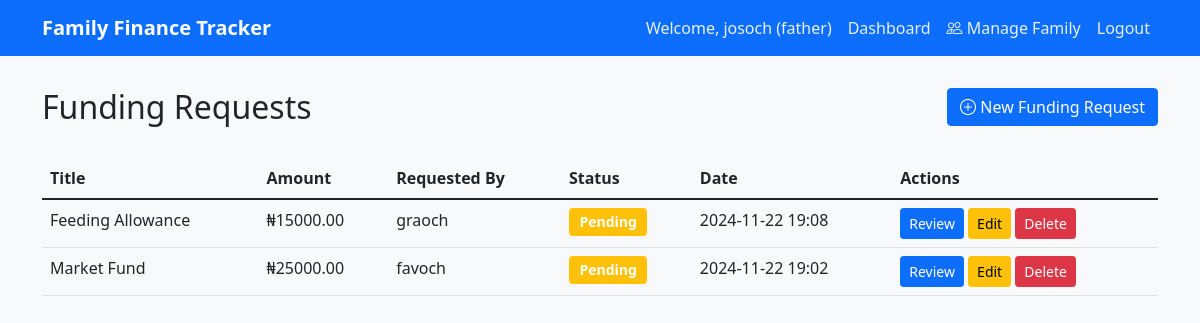
The page /funding_requests (signed in) on the database as committed earlier.
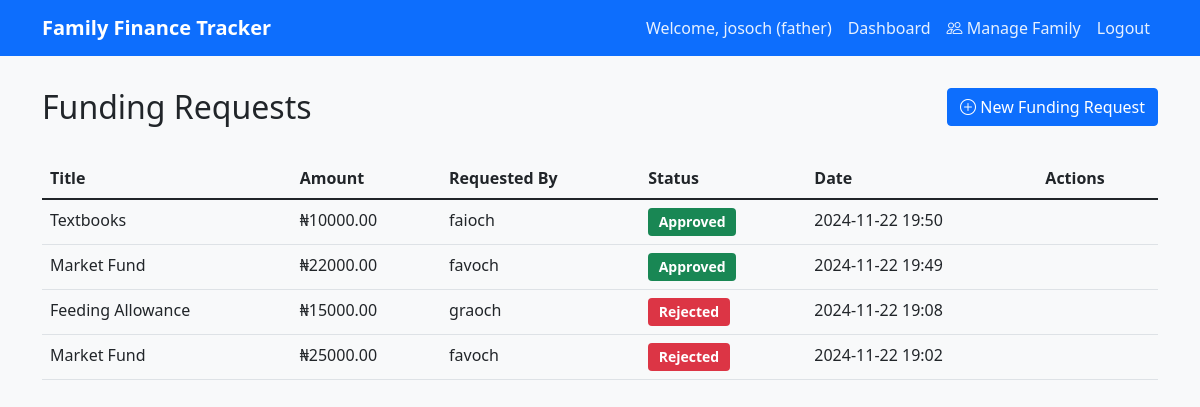
The same page on the database as committed later.
### app.py (models this page shows, shortened)
class User(db.Model, UserMixin):
    id = db.Column(db.Integer, primary_key=True)
    username = db.Column(db.String(80), unique=True, nullable=False)
    email = db.Column(db.String(120), unique=True, nullable=False)
    password_hash = db.Column(db.String(128))
    role = db.Column(db.String(20), nullable=False)
    balance = db.Column(db.Float, default=0.0)
    is_active = db.Column(db.Boolean, default=True)
    family_id = db.Column(db.Integer, db.ForeignKey('family.id'))
    created_at = db.Column(db.DateTime, default=datetime.utcnow)
    funding_requests = db.relationship('FundingRequest',
                                     foreign_keys='FundingRequest.requested_by',
                                     backref=db.backref('requester_ref', lazy=True),
                                     lazy=True)
    requests_approved = db.relationship('FundingRequest',
                                      foreign_keys='FundingRequest.approved_by',
                                      backref=db.backref('approver_ref', lazy=True),
                                      lazy=True)
    funding_request_balances = db.relationship('FundingRequestBalance',
                                             backref='user_ref',
                                             lazy=True)
    @property
    def password(self):
        raise AttributeError('password is not a readable attribute')

class FundingRequest(db.Model):
    id = db.Column(db.Integer, primary_key=True)
    title = db.Column(db.String(100), nullable=False)
    description = db.Column(db.Text)
    amount = db.Column(db.Float, nullable=False)
    status = db.Column(db.String(20), default='pending')  # pending, approved, rejected
    family_id = db.Column(db.Integer, db.ForeignKey('family.id'), nullable=False)
    requested_by = db.Column(db.Integer, db.ForeignKey('user.id'), nullable=False)
    approved_by = db.Column(db.Integer, db.ForeignKey('user.id'))
    approved_date = db.Column(db.DateTime)
    created_at = db.Column(db.DateTime, default=datetime.utcnow)
    updated_at = db.Column(db.DateTime, default=datetime.utcnow,
                          onupdate=db.text('CURRENT_TIMESTAMP'))
    requester = db.relationship('User', foreign_keys=[requested_by], backref='requests_created')
    approver = db.relationship('User', foreign_keys=[approved_by])  # Remove backref since it's defined in User model
    request_balances = db.relationship('FundingRequestBalance', backref='request', lazy=True)
    request_transactions = db.relationship('FundingRequestTransaction', backref='request', lazy=True)

### app.py (the view)
@app.route('/funding_requests')
@login_required
def funding_requests():
    requests = FundingRequest.query.filter_by(
        family_id=current_user.family_id
    ).order_by(FundingRequest.created_at.desc()).all()
    return render_template('funding_requests.html', requests=requests)

### app.py (called while the page is built)
@login_manager.user_loader
def load_user(user_id):
    return User.query.get(int(user_id))

### templates/funding_requests.html (shortened to what this page needs)
<!DOCTYPE html>
<html lang="en">
<head>
    <link href="https://cdn.jsdelivr.net/npm/bootstrap@5.1.3/dist/css/bootstrap.min.css" rel="stylesheet">
    <link rel="stylesheet" href="https://cdn.jsdelivr.net/npm/bootstrap-icons@1.7.2/font/bootstrap-icons.css">
    <link rel="stylesheet" href="{{ url_for('static', filename='style.css') }}">
</head>
<body>
    <nav class="navbar navbar-expand-lg navbar-dark bg-primary">
        <div class="container">
            <a class="navbar-brand" href="#">Family Finance Tracker</a>
            <div class="collapse navbar-collapse" id="navbarNav">
                <ul class="navbar-nav ms-auto">
                    <li class="nav-item">
                        <span class="nav-link">Welcome, {{ current_user.username }} ({{ current_user.role }})</span>
                    </li>
                    <li class="nav-item">
                        <a class="nav-link" href="{{ url_for('dashboard') }}">Dashboard</a>
                    </li>
                    {% if current_user.role == 'father' %}
                    <li class="nav-item">
                        <a class="nav-link" href="{{ url_for('manage_family_members') }}">
                            <i class="bi bi-people"></i> Manage Family
                        </a>
                    </li>
                    {% endif %}
                    <li class="nav-item">
                        <a class="nav-link" href="{{ url_for('logout') }}">Logout</a>
                    </li>
                </ul>
            </div>
        </div>
    </nav>
    <div class="container mt-4">
        <div class="row mb-4">
            <div class="col">
                <h2>Funding Requests</h2>
            </div>
            <div class="col text-end">
                <a href="{{ url_for('add_funding_request') }}" class="btn btn-primary">
                    <i class="bi bi-plus-circle"></i> New Funding Request
                </a>
            </div>
        </div>
        {% if requests %}
        <div class="table-responsive">
            <table class="table table-hover">
                <thead>
                    <tr>
                        <th>Title</th>
                        <th>Amount</th>
                        <th>Requested By</th>
                        <th>Status</th>
                        <th>Date</th>
                        <th>Actions</th>
                    </tr>
                </thead>
                <tbody>
                    {% for request in requests %}
                    <tr>
                        <td>{{ request.title }}</td>
                        <td>₦{{ "%.2f"|format(request.amount) }}</td>
                        <td>{{ request.requester.username }}</td>
                        <td>
                            <span class="badge {% if request.status == 'approved' %}bg-success{% elif request.status == 'rejected' %}bg-danger{% else %}bg-warning{% endif %}">
                                {{ request.status|title }}
                            </span>
                        </td>
                        <td>{{ request.created_at.strftime('%Y-%m-%d %H:%M') }}</td>
                        <td>
                            {% if current_user.role == 'father' %}
                                {% if request.status == 'pending' %}
                                    <button class="btn btn-sm btn-primary" onclick="showReviewModal('{{ request.id }}', '{{ request.title }}', {{ request.amount }})">Review</button>
                                    <a href="{{ url_for('edit_funding_request', id=request.id) }}" class="btn btn-sm btn-warning">Edit</a>
                                    <button class="btn btn-sm btn-danger" onclick="showDeleteModal('{{ request.id }}')">Delete</button>
                                {% endif %}
                            {% endif %}
                        </td>
                    </tr>
                    {% endfor %}
                </tbody>
            </table>
        </div>
        {% else %}
        <div class="alert alert-info">No funding requests found.</div>
        {% endif %}
    </div>
</body>
</html>

### static/style.css (style rules this page uses)
body { background-color: #f8f9fa; }
.navbar { margin-bottom: 2rem; }
.table th { font-weight: 600; }
.badge { font-size: 0.875rem; padding: 0.5em 0.75em; }
.btn-primary { background-color: #0d6efd; border-color: #0d6efd; }
.navbar-brand { font-weight: 600; }
.nav-link { color: rgba(255, 255, 255, 0.9) !important; }

Rows that differ between the two databases and show on the page:
added FundingRequest: title "Textbooks", amount "10000.00", requester.username "faioch", status "Approved", created_at "2024-11-22 19:50"
added FundingRequest: title "Market Fund", amount "22000.00", requester.username "favoch", status "Approved", created_at "2024-11-22 19:49"
changed FundingRequest "Feeding Allowance": status "Pending" → "Rejected"; no longer shows "Review Edit Delete"
changed FundingRequest (number 4 of 4 on the later page): status "Pending" → "Rejected"; no longer shows "Review Edit Delete"
